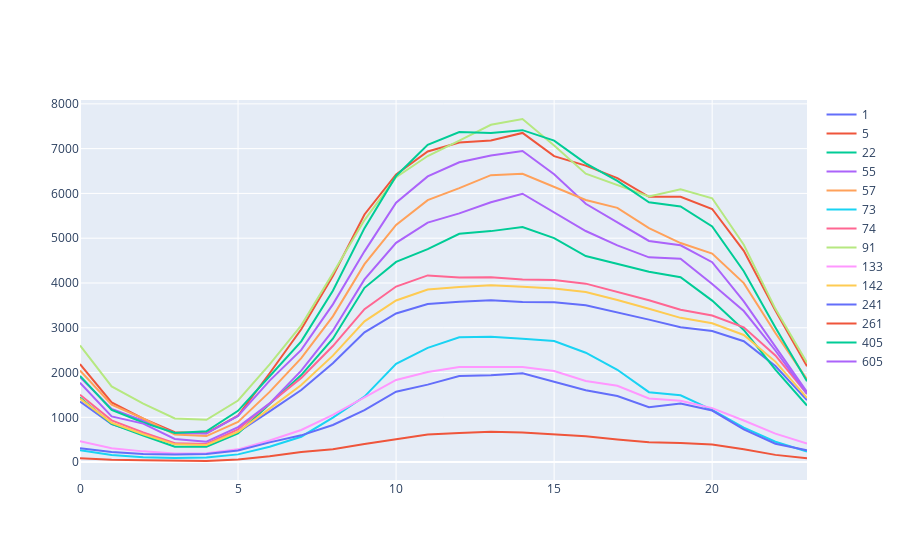

Here is the notebook cell this chart was saved with:
### Code cell
fig = go.Figure()
for i in range(0, len(weekday_flow_pivot_list)):
    fig.add_trace(
        go.Scatter(
            x=weekday_flow_pivot_list[i]['hour'],
            y=weekday_flow_pivot_list[i]['weekends'],
            name=str(weekday_flow_pivot_list[i]['route'][0])))
fig.show()
